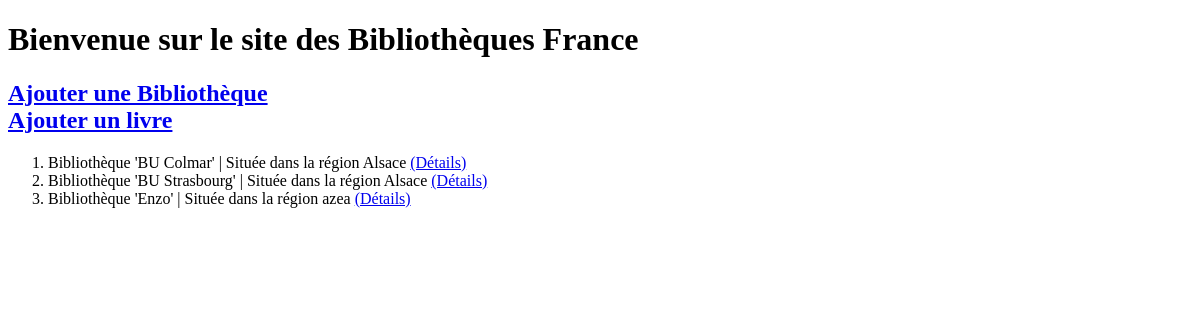
Page /livre/accueil/ on the earlier database version.
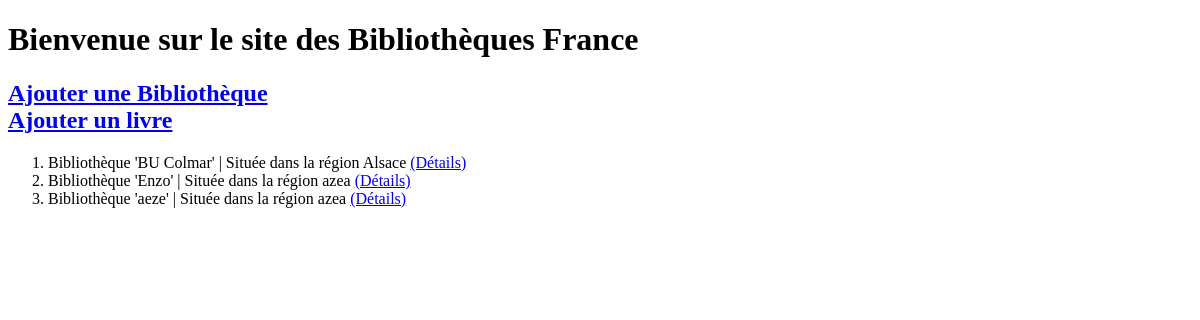
Same page on the later database version.
### livre/models.py (models this page shows, shortened)
class Biblio(models.Model):
    nom = models.CharField(max_length=100)
    region = models.CharField(max_length = 100)
    ville = models.CharField(max_length = 100)
    nombre_livre = models.IntegerField(blank=False)
    def __str__(self):
        chaine = f"Bibliothèque '{self.nom}' | Située dans la région {self.region}"
        return chaine

### livre/views.py (the view)
# urls.py: path('accueil/',views.accueilliste),
def accueil(request):
    biblio=list(models.Biblio.objects.all())
    return render(request, "Biblio/accueil.html",{"biblio": biblio})

### livre/templates/Biblio/accueil.html (shortened to what this page needs)
<!DOCTYPE html>
<html lang="en">
<head>
</head>
<body>
<h1>Bienvenue sur le site des Bibliothèques France </h1>
<h2><a href="/livre/formulairebiblio/">Ajouter une Bibliothèque</a><br> <a href="/livre/formulaire/">Ajouter un livre</a></h2>
<ol>
  {% for b in biblio %}
    <li> {{b}} <a href="/livre/affichebiblio/{{b.id}}/">(Détails)</a></li>
  {% endfor %}
</ol>
</body>
</html>

Differences in the rows shown:
removed Biblio: nom+region "Bibliothèque 'BU Strasbourg' | Située dans la région Alsace"
added Biblio: nom+region "Bibliothèque 'aeze' | Située dans la région azea"
